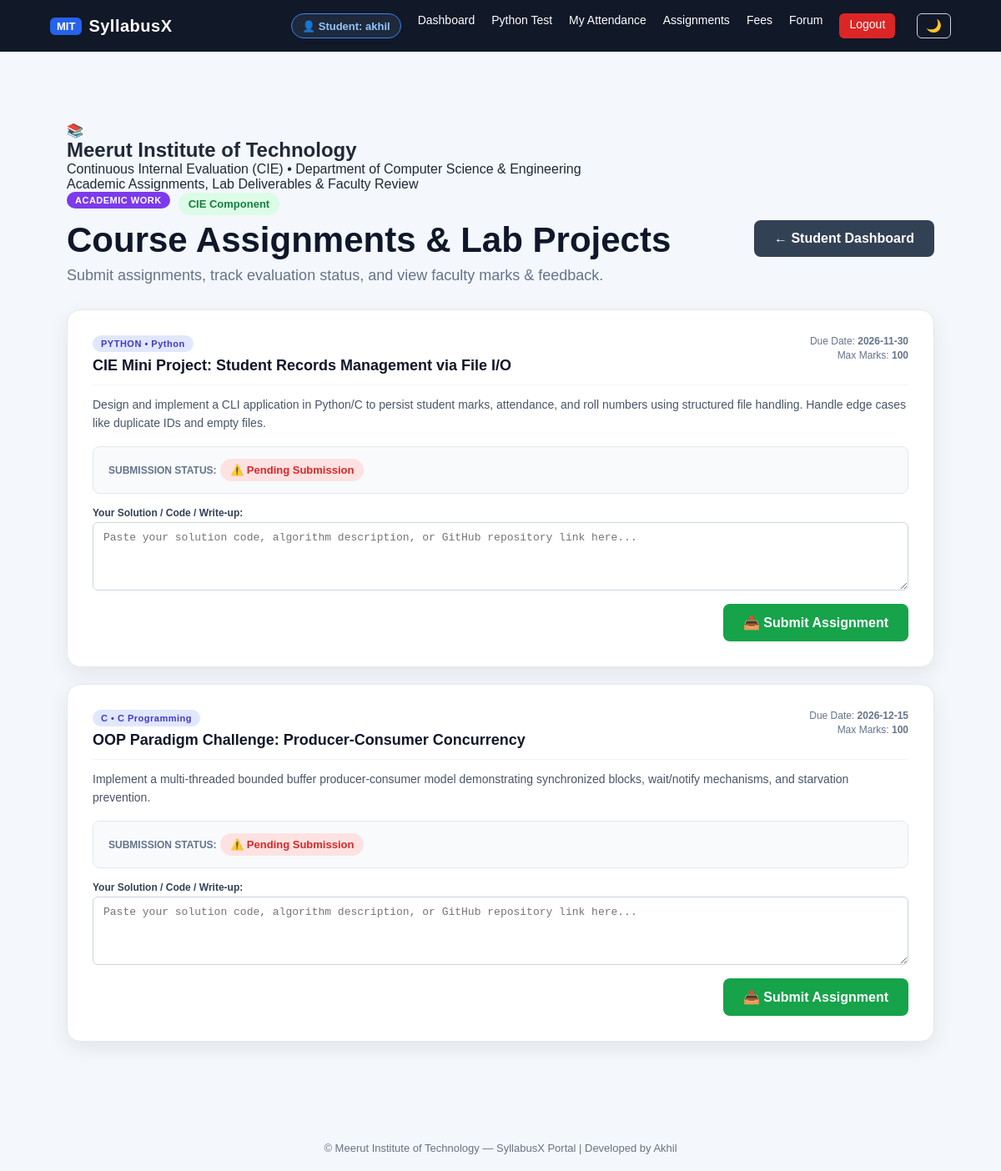
Page /student/assignments (signed in) on the committed database.
### tables this page shows
CREATE TABLE assignments (
    id INTEGER PRIMARY KEY AUTOINCREMENT,
    course_id INTEGER,
    title TEXT NOT NULL,
    description TEXT,
    max_marks INTEGER DEFAULT 100,
    due_date TEXT,
    created_by_faculty_id INTEGER,
    created_at TIMESTAMP DEFAULT CURRENT_TIMESTAMP
);

CREATE TABLE courses (
            id INTEGER PRIMARY KEY AUTOINCREMENT,
            name TEXT NOT NULL UNIQUE,
            code TEXT NOT NULL UNIQUE,
            description TEXT,
            instructions TEXT,
            mcq_duration_minutes INTEGER DEFAULT 20,
            coding_duration_minutes INTEGER DEFAULT 60,
            is_active INTEGER DEFAULT 1,
            created_at TIMESTAMP DEFAULT CURRENT_TIMESTAMP
        );

### app.py (the view)
@app.route("/student/assignments")
@student_login_required
def student_assignments():
    student_id = session["student_id"]
    connection = get_db_connection()
    assignments = connection.execute("""
        SELECT
            assignments.*,
            courses.name as course_name,
            courses.code as course_code,
            assignment_submissions.id as submission_id,
            assignment_submissions.status as submission_status,
            assignment_submissions.marks_obtained,
            assignment_submissions.feedback,
            assignment_submissions.submitted_at
        FROM assignments
        LEFT JOIN courses ON assignments.course_id = courses.id
        LEFT JOIN assignment_submissions
            ON assignments.id = assignment_submissions.assignment_id
            AND assignment_submissions.student_id = ?
        ORDER BY assignments.due_date ASC, assignments.id DESC
    """, (student_id,)).fetchall()
    connection.close()
    return render_template("student_assignments.html", assignments=assignments)

### app.py (called while the page is built)
@app.after_request
def add_security_headers(response):
    response.headers['X-Content-Type-Options'] = 'nosniff'
    response.headers['X-Frame-Options'] = 'SAMEORIGIN'
    response.headers['X-XSS-Protection'] = '1; mode=block'
    response.headers['Referrer-Policy'] = 'strict-origin-when-cross-origin'
    return response

def get_db_connection():
    database_url = os.environ.get("DATABASE_URL", "")
    if database_url and _PSYCOPG2_AVAILABLE:
        pg_conn = psycopg2.connect(database_url)
        return _PGConnectionWrapper(pg_conn)
    os.makedirs(DATABASE_DIR, exist_ok=True)
    connection = sqlite3.connect(
        DATABASE_PATH,
        timeout=30,
        check_same_thread=False
    )
    connection.row_factory = sqlite3.Row
    connection.execute("PRAGMA busy_timeout = 30000")
    connection.execute("PRAGMA foreign_keys = ON")
    return connection

def student_login_required(function):
    @wraps(function)
    def decorated_function(*args, **kwargs):
        if "student_id" not in session or session.get("role") != "student":
            flash("Please login to the Student Portal first.", "error")
            return redirect(url_for("login", tab="student"))
        return function(*args, **kwargs)
    return decorated_function

### templates/student_assignments.html (shortened to what this page needs)
{% extends "base.html" %}
{% block content %}
<div class="page-container">
    <div class="college-badge-banner">
        <div class="college-crest-icon">📚</div>
        <div class="college-info">
            <h2>Meerut Institute of Technology</h2>
            <p>Continuous Internal Evaluation (CIE) • Department of Computer Science &amp; Engineering</p>
            <span class="college-tagline">Academic Assignments, Lab Deliverables &amp; Faculty Review</span>
        </div>
    </div>
    <div class="dashboard-header">
        <div>
            <div style="display: flex; align-items: center; gap: 10px; margin-bottom: 6px;">
                <span class="portal-badge" style="background: #7c3aed; color: white;">ACADEMIC WORK</span>
                <span class="status-badge status-active">CIE Component</span>
            </div>
            <h1>Course Assignments &amp; Lab Projects</h1>
            <p>Submit assignments, track evaluation status, and view faculty marks &amp; feedback.</p>
        </div>
        <div class="header-action-buttons">
            <a href="{{ url_for('student_dashboard') }}" class="btn btn-secondary">
                ← Student Dashboard
            </a>
        </div>
    </div>
    {% if assignments %}
    <div style="display: flex; flex-direction: column; gap: 20px;">
        {% for a in assignments %}
        <div class="dashboard-card" style="margin-bottom: 0;">
            <div style="display: flex; justify-content: space-between; align-items: flex-start; flex-wrap: wrap; gap: 12px; margin-bottom: 12px; border-bottom: 1.5px solid #f1f5f9; padding-bottom: 12px;">
                <div>
                    <span class="portal-badge" style="background: #e0e7ff; color: #4338ca; font-size: 11px; margin-bottom: 6px; display: inline-block;">
                        {{ a.course_code or 'CSE' }} • {{ a.course_name or 'Computer Science' }}
                    </span>
                    <h3 style="margin: 0; font-size: 18px; color: #0f172a;">{{ a.title }}</h3>
                </div>
                <div style="text-align: right;">
                    <span style="font-size: 12px; color: #64748b; display: block;">Due Date: <strong>{{ a.due_date or 'No deadline' }}</strong></span>
                    <span style="font-size: 12px; color: #64748b;">Max Marks: <strong>{{ a.max_marks }}</strong></span>
                </div>
            </div>
            <p style="color: #475569; font-size: 14px; line-height: 1.6; margin-bottom: 16px;">
                {{ a.description }}
            </p>
            <div style="background: #f8fafc; border: 1.5px solid #e2e8f0; border-radius: 8px; padding: 14px 18px; margin-bottom: 16px;">
                <div style="display: flex; justify-content: space-between; align-items: center; flex-wrap: wrap; gap: 10px;">
                    <div>
                        <span style="font-size: 12px; font-weight: 700; color: #64748b; text-transform: uppercase;">Submission Status:</span>
                        {% if a.submission_status == 'graded' %}
                            <span class="status-badge status-active" style="background: #dcfce7; color: #15803d; font-weight: 700;">
                                ✓ Graded: {{ a.marks_obtained }} / {{ a.max_marks }}
                            </span>
                        {% elif a.submission_status in ['submitted', 'resubmitted'] %}
                            <span class="status-badge" style="background: #e0f2fe; color: #0284c7; font-weight: 700;">
                                ⏳ Under Review (Submitted {{ (a.submitted_at|string)[:10] if a.submitted_at else '' }})
                            </span>
                        {% else %}
                            <span class="status-badge" style="background: #fee2e2; color: #dc2626; font-weight: 700;">
                                ⚠️ Pending Submission
                            </span>
                        {% endif %}
                    </div>
                </div>
            </div>
            <form action="{{ url_for('student_submit_assignment', assignment_id=a.id) }}" method="POST">
                <div style="margin-bottom: 12px;">
                    <label style="display: block; font-size: 12px; font-weight: 700; color: #334155; margin-bottom: 4px;">
                        {% if a.submission_status %}Update Solution / Code:{% else %}Your Solution / Code / Write-up:{% endif %}
                    </label>
                    <textarea name="submission_text" rows="4" placeholder="Paste your solution code, algorithm description, or GitHub repository link here..." required style="width: 100%; padding: 10px 12px; border: 1.5px solid #cbd5e1; border-radius: 6px; font-size: 13px; font-family: monospace; box-sizing: border-box;"></textarea>
                </div>
                <div style="display: flex; justify-content: flex-end;">
                    <button type="submit" class="btn btn-primary" style="background: #16a34a; font-weight: 700;">
                        {% if a.submission_status %}🔄 Resubmit Assignment{% else %}📤 Submit Assignment{% endif %}
                    </button>
                </div>
            </form>
        </div>
        {% endfor %}
    </div>
    {% else %}
    <div class="empty-state">
        <p>No active assignments posted at this time.</p>
    </div>
    {% endif %}
</div>
{% endblock %}

### static/css/style.css (style rules this page uses)
* { margin: 0; padding: 0; box-sizing: border-box; }
body { font-family: Arial, Helvetica, sans-serif; background: #f4f7fb; color: #1f2937; min-height: 100vh; }
.btn { display: inline-block; padding: 12px 20px; border: none; border-radius: 8px; text-decoration: none; cursor: pointer; font-size: 15px; font-weight: 600; }
.btn-primary { background: #2563eb; color: white; }
.btn-secondary { background: #374151; color: white; }
.dashboard-header { display: flex; justify-content: space-between; align-items: center; margin-bottom: 30px; }
.dashboard-header h1 { margin-bottom: 6px; }
.dashboard-header p { color: #6b7280; }
.dashboard-card { background: white; padding: 30px; border-radius: 12px; box-shadow: 0 5px 20px rgba(0, 0, 0, 0.06); margin-bottom: 25px; }
.dashboard-card p { color: #6b7280; margin-bottom: 10px; }
.status-badge { display: inline-block; padding: 5px 10px; border-radius: 20px; background: #dcfce7; color: #166534; font-size: 12px; font-weight: 600; }
.page-container { max-width: 1100px; margin: 0 auto; padding: 45px 20px 60px; }
.dashboard-header { margin-bottom: 30px; }
.dashboard-header h1 { margin: 0; font-size: 36px; color: #14213d; }
.dashboard-header p { margin-top: 8px; color: #64748b; font-size: 18px; }
.btn { display: inline-block; text-decoration: none; border: none; border-radius: 8px; padding: 13px 24px; font-size: 16px; font-weight: 600; cursor: pointer; transition: 0.2s ease; }
.btn-primary { background: #2563eb; color: #ffffff; }
.btn-secondary { background: #334155; color: #ffffff; }
.dashboard-header h1 { margin: 0 0 8px 0; font-size: 42px; color: #0f172a; }
.dashboard-card { background: #ffffff; border-radius: 16px; margin-bottom: 30px; box-shadow: 0 8px 25px rgba(15, 23, 42, 0.08); border: 1px solid #e5e7eb; overflow: hidden; }
.status-badge { display: inline-block; padding: 6px 12px; border-radius: 999px; font-size: 13px; font-weight: 700; }
.status-active { background: #dcfce7; color: #15803d; }
.portal-badge { display: inline-block; padding: 4px 10px; border-radius: 12px; font-size: 11px; font-weight: 700; letter-spacing: 0.5px; background: #dbeafe; color: #1d4ed8; margin-bottom: 8px; }
.header-action-buttons { display: flex; gap: 10px; align-items: center; flex-wrap: wrap; }

### rows in the picture
assignments: code "PYTHON", name "Python", title "CIE Mini Project: Student Records Management via File I/O", due_date "2026-11-30", max_marks "100", description "Design and implement a CLI application in Python/C to persist student marks, attendance, and roll numbers using structured file handling. Handle edge cases like duplicate IDs and empty files."
assignments: code "C", name "C Programming", title "OOP Paradigm Challenge: Producer-Consumer Concurrency", due_date "2026-12-15", max_marks "100", description "Implement a multi-threaded bounded buffer producer-consumer model demonstrating synchronized blocks, wait/notify mechanisms, and starvation prevention."

### other values in the picture
{{ session.get("student_name") }} "akhil"
